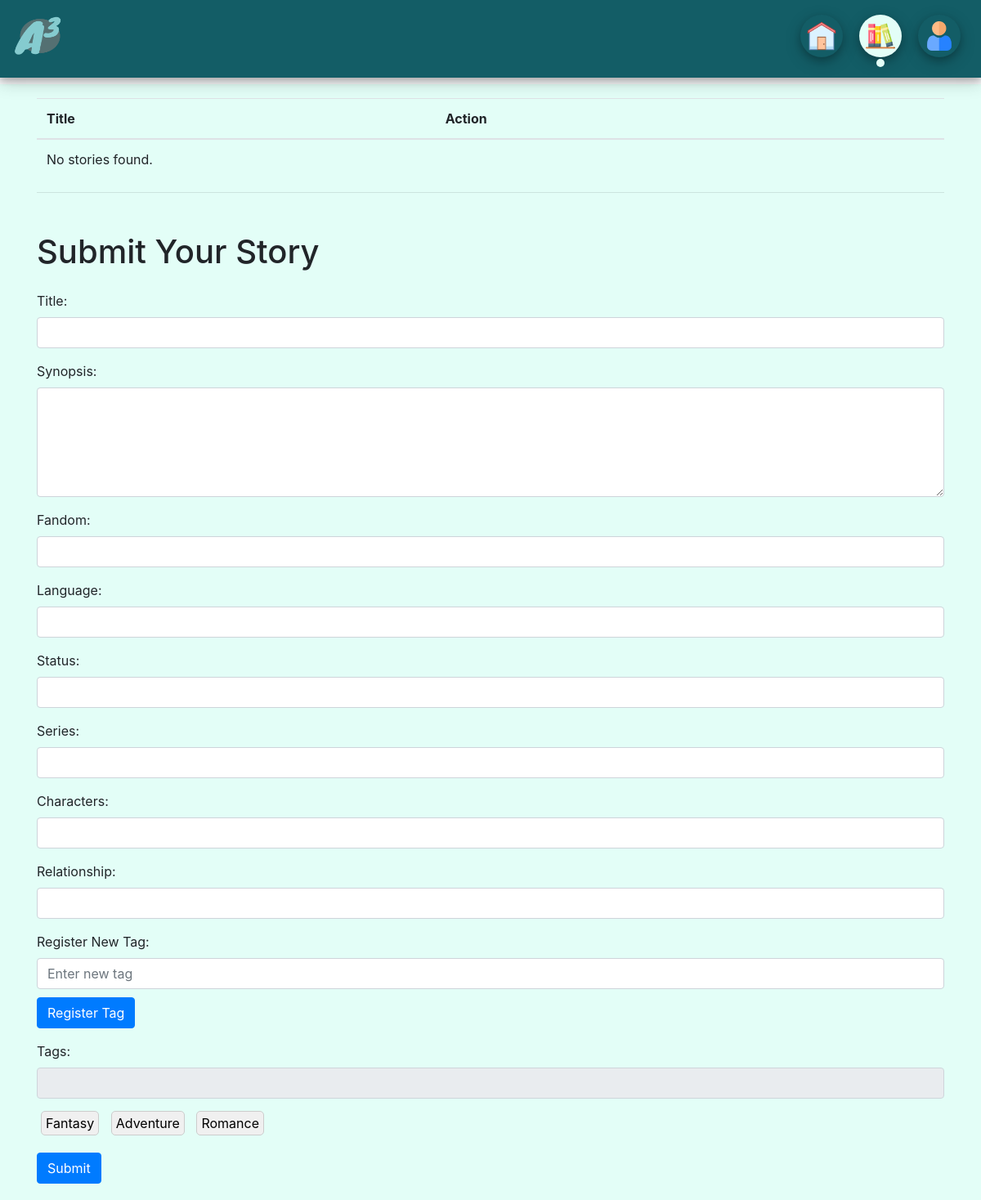
/Home/write/input.php (signed in), run on an earlier commit of the app's database.
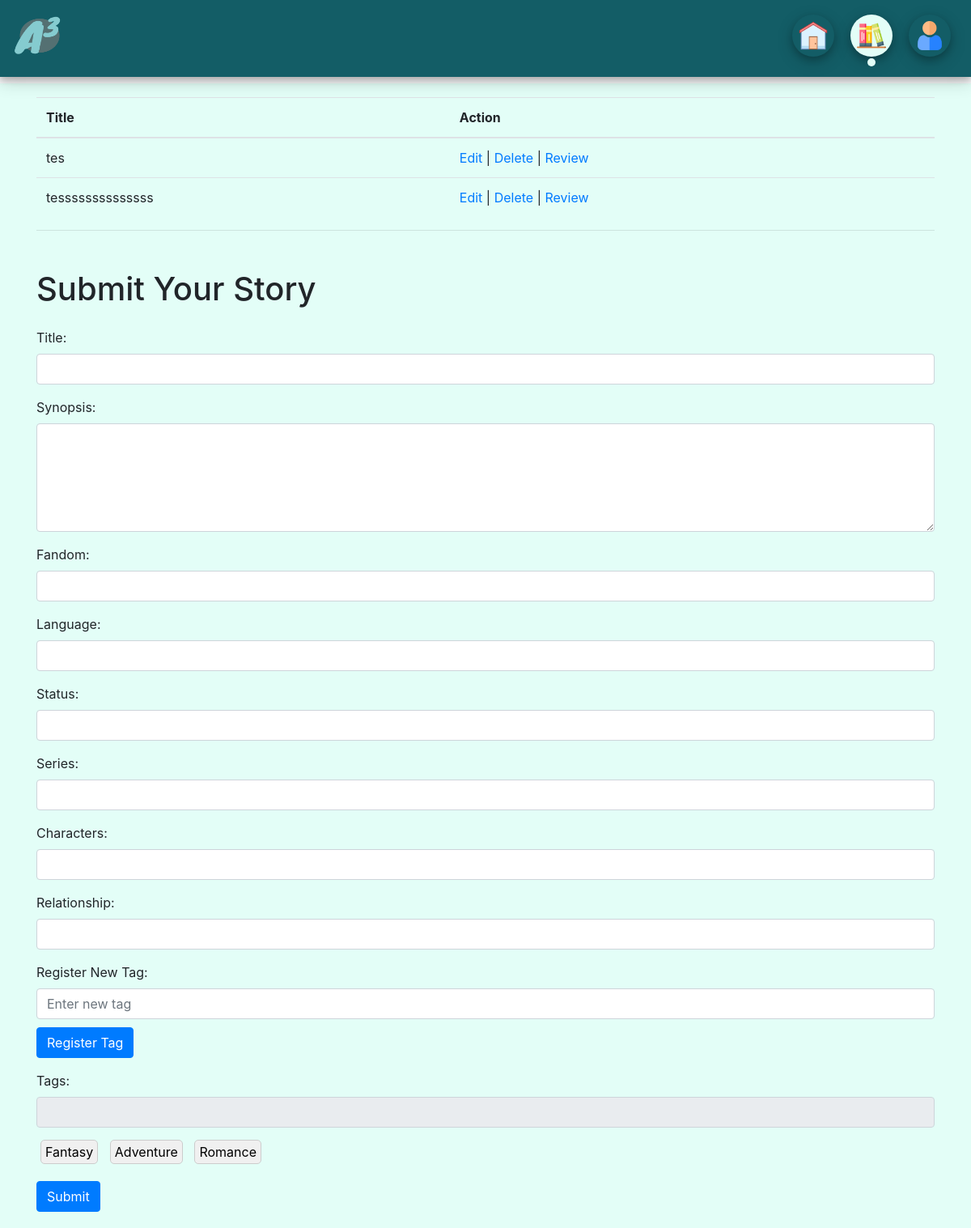
And on a later commit of the database.
### tables this page shows
CREATE TABLE `stories` (
  `id` int(11) NOT NULL,
  `title` varchar(100) NOT NULL,
  `author` varchar(100) NOT NULL,
  `description` text NOT NULL,
  `user_id` int(11) DEFAULT NULL,
  `image_path` varchar(255) DEFAULT NULL,
  `Fandom` varchar(255) DEFAULT NULL,
  `Language` varchar(50) DEFAULT NULL,
  `Status` varchar(50) DEFAULT NULL,
  `Series` varchar(255) DEFAULT NULL,
  `Characters` text DEFAULT NULL,
  `Relationship` varchar(255) DEFAULT NULL,
  `Addtags` text DEFAULT NULL
);

### Home/write/input.php (the view, shortened to what the changed rows need)
<!DOCTYPE html>
<html lang="en">
<head>
    <link rel="stylesheet" href="https://stackpath.bootstrapcdn.com/bootstrap/4.5.2/css/bootstrap.min.css">
    <link rel="stylesheet" href="./style/input.css">
</head>
<body style="background-color:#E3FEF7;">
    <div class="container">
        <h1 class="mt-5 mb-4">Writer Dashboard</h1>
        <table class="table">
            <thead>
                <tr>
                    <th>Title</th>
                    <th>Action</th>
                </tr>
            </thead>
            <tbody>
                <?php
                    $servername = "localhost";
                    $username = "root";
                    $password = "";
                    $database = "alternate_arc";
                    $conn = new mysqli($servername, $username, $password, $database);
                    $author = $_SESSION['username'];
                    $sql = "SELECT id, title, description FROM stories WHERE author = ?";
                    $stmt = $conn->prepare($sql);
                    $stmt->bind_param("s", $author);
                    $stmt->execute();
                    $result = $stmt->get_result();
                    if ($result->num_rows > 0) {
                        while ($row = $result->fetch_assoc()) {
                            echo "<tr>";
                            echo "<td>" . $row['title'] . "</td>";
                            echo "<td>
                                    <a href='edit_story.php?id=" . $row['id'] . "'>Edit</a> |
                                    <a href='delete_story.php?id=" . $row['id'] . "'>Delete</a> |
                                    <a href='story.php?id=" . $row['id'] . "'>Review</a>
                                  </td>";
                            echo "</tr>";
                        }
                    } else {
                        echo "<tr><td colspan='3'>No stories found.</td></tr>";
                    }
                ?>
            </tbody>
        </table>
        <div>
    <h1 class="mt-5 mb-4">Submit Your Story</h1>
</div>
</body>
</html>

What changed in the data, as far as the page shows it:
added stories: title "tes"
added stories: title "tessssssssssssss"
Also different on the page:
text no longer shown: "No stories found."
